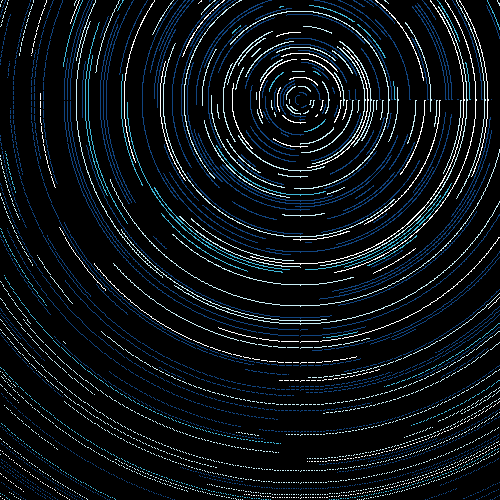
Frame 1 (no input)
Frame 2 (the mouse pressed at the canvas centre, redrawn once): identical to frame 1, image omitted

The p5.js sketch that drew this single still picture (run headless with seeded random() and noise() and a simulated clock; the mouse was pressed at the canvas centre and the sketch redrawn once):

// p5.js sketch
// ── sketch.js
const canvasDimensions = { width: 500, height: 500 };
const center = { x: 300, y: 100 };
const radius = 5;
let blues, whiteColor;

function setup() {
  createCanvas(canvasDimensions.width, canvasDimensions.height);
  blues = {
    sky: color(202, 240, 248),
    light: color(63, 183, 217),
    navy: color(17, 69, 129),
  };
  whiteColor = color(255, 255, 255);
}

function draw() {
  background(0);
  img = createImage(canvasDimensions.width, canvasDimensions.height);
  img.loadPixels();

  for (let r = radius; r < 500; r += 3) {
    for (let i = 0; i < 2 * Math.PI; i += Math.PI / 720) {
      const x = center.x + r * Math.cos(i);
      const y = center.y + r * Math.sin(i);
      const rando = noise(r, i);
      if (x > 0 && x < width && y > 0 && y < height) {
        if (rando > 0.5) {
          let c;
          let colorNoise = noise(r);
          if (colorNoise < 0.25) {
            c = blues.light;
          } else if (colorNoise < 0.5) {
            c = blues.navy;
          } else if (colorNoise < 0.7) {
            c = blues.sky;
          } else {
            c = whiteColor;
          }

          img.set(x, y, c);
        }
      }
    }
  }

  img.updatePixels();
  noSmooth();
  image(img, 0, 0, width, height);
  noLoop();
}
